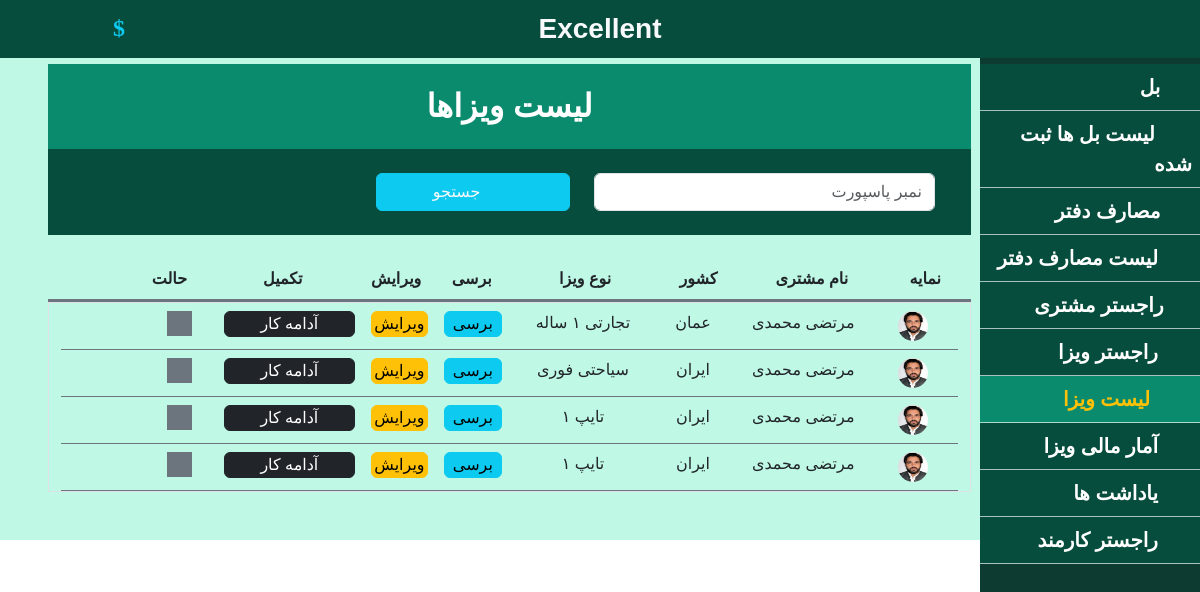
The page /visaList on the database as committed earlier.
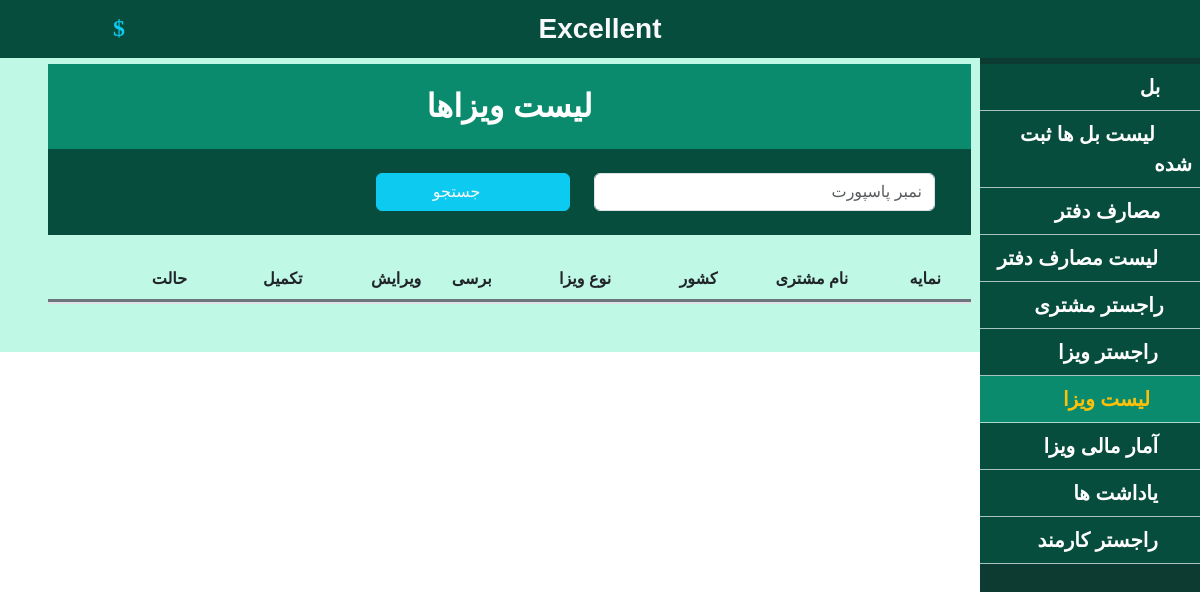
The same page on the database as committed later.
### travel_tour/models.py (models this page shows, shortened)
class Visa(models.Model):
    visaType = models.ForeignKey(VisaType, on_delete=models.CASCADE)
    customer = models.ForeignKey(Customer, on_delete=models.CASCADE)
    isprocess = models.BooleanField(default=False)
    employee = models.ForeignKey(CustomUser, null=True, on_delete=models.SET_NULL)
    emailby = models.ForeignKey(OurEmail, on_delete=models.CASCADE)
    visapdf = models.FileField(upload_to='VisaPdfFiles/', null= True)
    isapproved = models.BooleanField(default=False)
    isrejected = models.BooleanField(default=False)
    iscomplate = models.BooleanField(default=False)
    saveddate = models.DateField(auto_now=True)
    price = models.FloatField()
    money = models.ForeignKey(Money, on_delete=models.CASCADE)
    bill = models.ForeignKey(Bill,on_delete=models.CASCADE,null=True)

class Customer(models.Model):
    name = models.CharField(max_length=50)
    lastname = models.CharField(max_length=50)
    address = models.CharField(max_length=50)
    email = models.CharField(max_length=50,default='unknown')
    phone = models.CharField(max_length=50)
    mainstate = models.CharField(max_length=20)
    currentstate = models.CharField(max_length=20)
    passport = models.CharField(max_length=50,null=True)
    profile = models.ImageField(upload_to='profile/' , blank= True)
    passportImage = models.ImageField(upload_to='document/' , blank= True, null=True)
    cardImage = models.ImageField(upload_to='document/' , blank= True, null=True)

class VisaType(models.Model):
    country = models.CharField(max_length=20)
    duration = models.IntegerField()
    type = models.CharField(max_length=20)
    price = models.FloatField()
    money = models.ForeignKey(Money, on_delete=models.CASCADE)

### travel_tour/views.py (the view, shortened to what this page needs)
# urls.py: path('visaList',visaList,name='visaList'),
def visaList(request):
    context = {}
    if request.method == 'GET':
        passport_txt = request.GET.get('passport_txt')
    context['money'] = mod.Money.objects.all()
    context['visalisting'] = mod.Visa.objects.all()
    context['visaList'] = ' text-warning sub-bg ps-3'
    context['page'] = 'لیست ویزا'
    return render(request, 'visa/visaList.html', context)

### templates/visa/visaList.html (shortened to what the changed rows need)
{% extends 'shared/_MainLayout.html' %}
{% load static %}
{% block content %}
<div class="body p-5 mt-3">
  <div class="text-center">
    <div class="detial">
      <div class="row m-0 mt-4">
        <div class="col-12  border-bottom border-secondary border-3 p-2">
          <div class="row m-0">
          </div>
        </div>
        <div class="row m-0 border-top border secondary" style="max-height: 500px; overflow-y:scroll">
          {% for item in visalisting %}
          <div class="col-12 p-2 border-bottom border-secondary">
            <div class="row m-0">
              <div class="col-lg-1 col-md-1 col-12 fw-bold">
                <a href=""> <img src="{{item.customer.profile.url}}" alt="" width="30" height="30"
                    style="border-radius: 50%;"> </a>
              </div>
              <div class="col-lg-2 col-md-2 col-12 ">
                {{item.customer.name}} {{item.customer.lastname}}
              </div>
              <div class="col-lg-1 col-md-1 col-12 ">
                {{item.visaType.country}}
              </div>
              <div class="col-lg-2 col-md-2 col-12 ">
                {{item.visaType.type}}
              </div>
              <div class="col-lg-1 col-md-1 col-12 px-2">
                <a href="visaView/{{item.id}}" class=" w-100 p-0 btn btn-info">
                  برسی
                </a>
              </div>
              <div class="col-lg-1 col-md-1 col-12 px-2">
                <a href="visaUpdate/{{item.id}}" class="w-100 p-0 btn btn-warning">
                  ویرایش
                </a>
              </div>
              <div class="col-lg-2 col-md-2 col-12 px-2">
                <a href="registerPayment/{{item.id}}" class="w-100 p-0 btn btn-dark">
                  آدامه کار
                </a>
              </div>
              <div class="col-lg-1 col-md-1 col-12 d-flex justify-content-center">
                {% if item.iscomplate == True %}
                {% if item.isrejected == True %}
                <div class="bg-danger" style="width: 25px; height:25px;">
                </div>
                {% elif item.isapproved == True %}
                <div class="bg-warning" style="width: 25px; height:25px;">
                </div>
                {%endif%}
                <div class="bg-primary" style="width: 25px; height:25px;">
                </div>
                {% elif item.isapproved == True %}
                <div class="bg-warning" style="width: 25px; height:25px;">
                </div>
                {% elif item.isrejected == True %}
                <div class="bg-danger" style="width: 25px; height:25px;">
                </div>
                {%else%}
                <div class="bg-secondary" style="width: 25px; height:25px;">
                </div>
                {% endif %}
              </div>
            </div>
          </div>
          {% endfor %}
        </div>
      </div>
    </div>
  </div>
  {% endblock %}

Rows that differ between the two databases and show on the page:
removed Visa: customer.profile (picture), customer.name "مرتضی", customer.lastname "محمدی", visaType.country "عمان", visaType.type "تجارتی ۱ ساله", iscomplate False (drawn)
removed Visa: customer.profile (picture), customer.name "مرتضی", customer.lastname "محمدی", visaType.country "ایران", visaType.type "سیاحتی فوری", iscomplate False (drawn)
removed Visa: customer.profile (picture), customer.name "مرتضی", customer.lastname "محمدی", visaType.country "ایران", visaType.type "تایپ ۱", iscomplate False (drawn)
removed Visa: customer.profile (picture), customer.name "مرتضی", customer.lastname "محمدی", visaType.country "ایران", visaType.type "تایپ ۱", iscomplate False (drawn)
